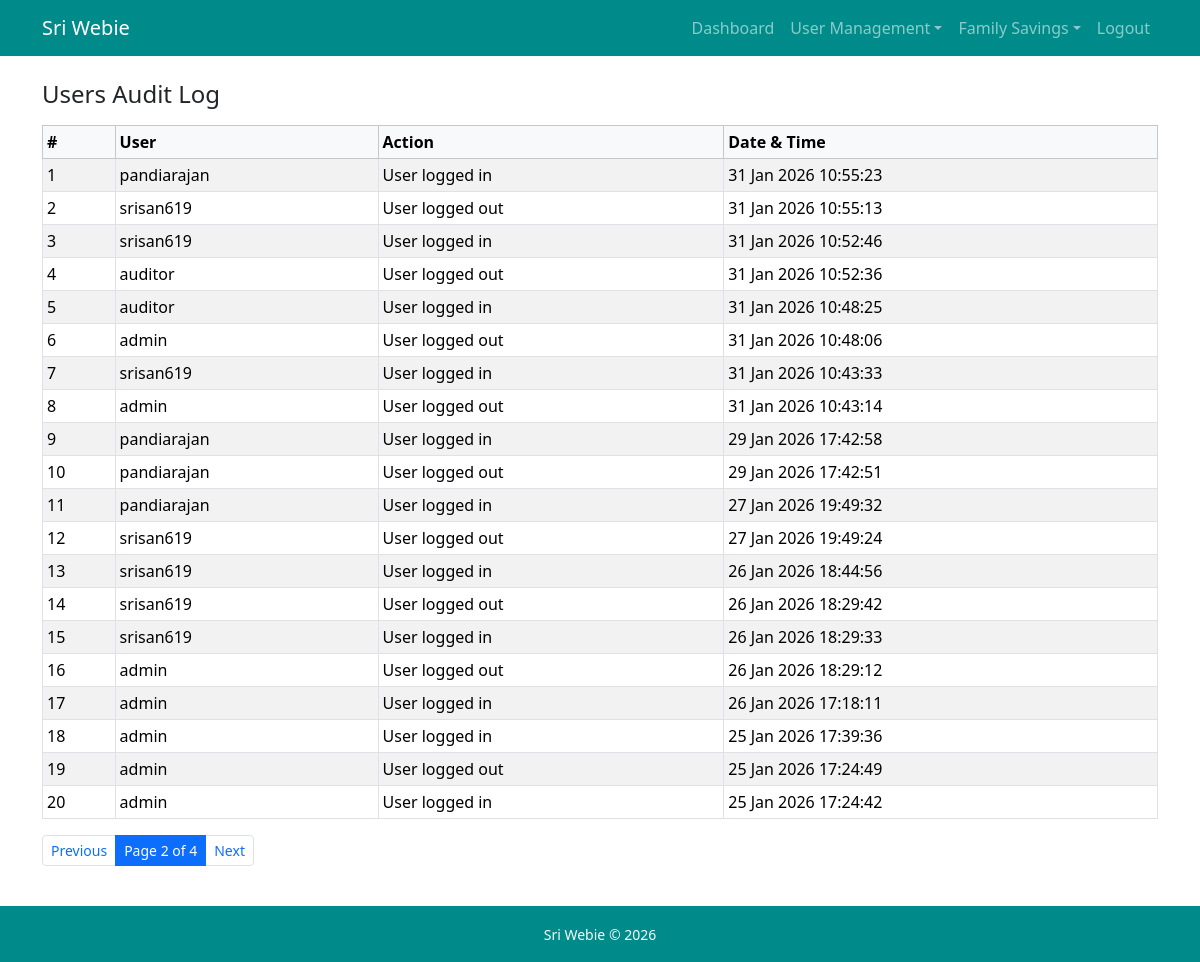
The page /users/audit-logs/?page=2 (signed in) on the database its author committed.
### users/models.py (models this page shows, shortened)
class AuditLog(models.Model):
    user = models.ForeignKey(User, on_delete=models.SET_NULL, null=True)
    action = models.CharField(max_length=100)
    timestamp = models.DateTimeField(auto_now_add=True)

class User(AbstractUser):
    role = models.ForeignKey(Role, on_delete=models.PROTECT, null=True, blank=True)
    groups = models.ManyToManyField('auth.Group', related_name='custom_user_set', blank=True, help_text='The groups this user belongs to', verbose_name='groups')
    user_permissions = models.ManyToManyField('auth.Permission', related_name='custom_user_set', blank=True, help_text='Specific permissions for this user.', verbose_name='user permissions')

### users/views.py (the view)
# urls.py: path('users/audit-logs/', audit_logs, name="audit_logs")
@login_required
def audit_logs(request):
    if request.user.role.role_name not in ['auditor', 'admin']:
        return HttpResponseForbidden("Access Denied")
    logs = AuditLog.objects.select_related("user").order_by("-timestamp")
    paginator = Paginator(logs, 20)
    page_number = request.GET.get("page")
    page_obj = paginator.get_page(page_number)
    return render(request, "users/audit_logs.html", {
        "page_obj": page_obj
    })

### users/templates/users/audit_logs.html
{%extends "users/base.html"%}
{%block content%}
<h4 class="mb-3">Users Audit Log</h4>
<table class="table table-bordered table-striped table-sm">
    <thead class="table-light">
        <tr>
            <th>#</th>
            <th>User</th>
            <th>Action</th>
            <th>Date & Time</th>
        </tr>
    </thead>
    <tbody>
        {% for log in page_obj %}
        <tr>
            <td>{{forloop.counter}}</td>
            <td>{{log.user.username|default:"System"}}</td>
            <td>
                {{log.action}}
            </td>
            <td>{{log.timestamp|date:"d M Y H:i:s"}}</td>
        </tr>
        {% empty %}
        <tr>
            <td colspan="4">
                No audit logs found
            </td>
        </tr>
        {%endfor%}
    </tbody>
</table>
{% include "includes/pagination.html" %}
{%endblock%}

### rows shown on the page
AuditLog: user.username "pandiarajan", action "User logged in", timestamp "31 Jan 2026 10:55:23"
AuditLog: user.username "srisan619", action "User logged out", timestamp "31 Jan 2026 10:55:13"
AuditLog: user.username "srisan619", action "User logged in", timestamp "31 Jan 2026 10:52:46"
AuditLog: user.username "auditor", action "User logged out", timestamp "31 Jan 2026 10:52:36"
AuditLog: user.username "auditor", action "User logged in", timestamp "31 Jan 2026 10:48:25"
AuditLog: user.username "admin", action "User logged out", timestamp "31 Jan 2026 10:48:06"
AuditLog: user.username "srisan619", action "User logged in", timestamp "31 Jan 2026 10:43:33"
AuditLog: user.username "admin", action "User logged out", timestamp "31 Jan 2026 10:43:14"
AuditLog: user.username "pandiarajan", action "User logged in", timestamp "29 Jan 2026 17:42:58"
AuditLog: user.username "pandiarajan", action "User logged out", timestamp "29 Jan 2026 17:42:51"
AuditLog: user.username "pandiarajan", action "User logged in", timestamp "27 Jan 2026 19:49:32"
AuditLog: user.username "srisan619", action "User logged out", timestamp "27 Jan 2026 19:49:24"
AuditLog: user.username "srisan619", action "User logged in", timestamp "26 Jan 2026 18:44:56"
AuditLog: user.username "srisan619", action "User logged out", timestamp "26 Jan 2026 18:29:42"
AuditLog: user.username "srisan619", action "User logged in", timestamp "26 Jan 2026 18:29:33"
AuditLog: user.username "admin", action "User logged out", timestamp "26 Jan 2026 18:29:12"
AuditLog: user.username "admin", action "User logged in", timestamp "26 Jan 2026 17:18:11"
AuditLog: user.username "admin", action "User logged in", timestamp "25 Jan 2026 17:39:36"
AuditLog: user.username "admin", action "User logged out", timestamp "25 Jan 2026 17:24:49"
AuditLog: user.username "admin", action "User logged in", timestamp "25 Jan 2026 17:24:42"

### other values the page prints
{{ page_obj.number }} "2"
{{ page_obj.paginator.num_pages }} "4"
